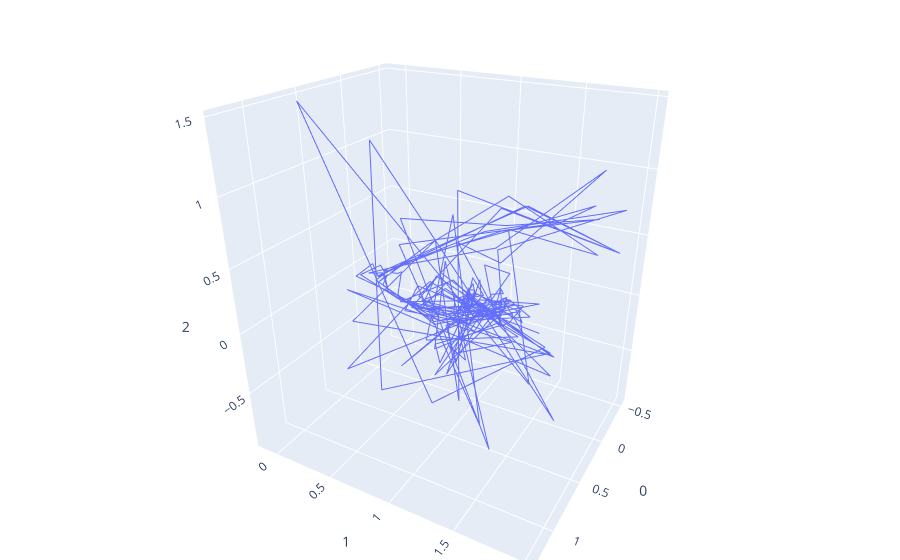

This figure's notebook cell:
### Code cell
fig = px.line_3d(data_A_sample, x=0, y=1, z=2)
fig.update_layout(margin=dict(l=0, r=0, b=0, t=0))

fig.show()

### Figure 1 — Plotly figure (JSON) as saved in the notebook; plotly's stock layout.template omitted (floating-point values rounded to 4 significant figures; data arrays with more than 128 entries replaced by an {"elided": "..."} marker saying what was removed)
{"data": [{"hoverlabel": {"namelength": 0}, "hovertemplate": "0=%{x}<br>1=%{y}<br>2=%{z}", "legendgroup": "", "line": {"color": "#636efa", "dash": "solid"}, "mode": "lines", "name": "", "scene": "scene", "showlegend": false, "type": "scatter3d", "x": {"elided": "200 float values"}, "y": {"elided": "200 float values"}, "z": {"elided": "200 float values"}}], "layout": {"autosize": true, "legend": {"tracegroupgap": 0}, "margin": {"b": 0, "l": 0, "r": 0, "t": 0}, "scene": {"aspectmode": "auto", "aspectratio": {"x": 0.8643, "y": 1.017, "z": 1.138}, "camera": {"center": {"x": 0, "y": 0, "z": 0}, "eye": {"x": 1.685, "y": 0.9422, "z": 0.9809}, "projection": {"type": "perspective"}, "up": {"x": 0, "y": 0, "z": 1}}, "domain": {"x": [0, 1], "y": [0, 1]}, "xaxis": {"title": {"text": "0"}, "type": "linear"}, "yaxis": {"title": {"text": "1"}, "type": "linear"}, "zaxis": {"title": {"text": "2"}, "type": "linear"}}}}
